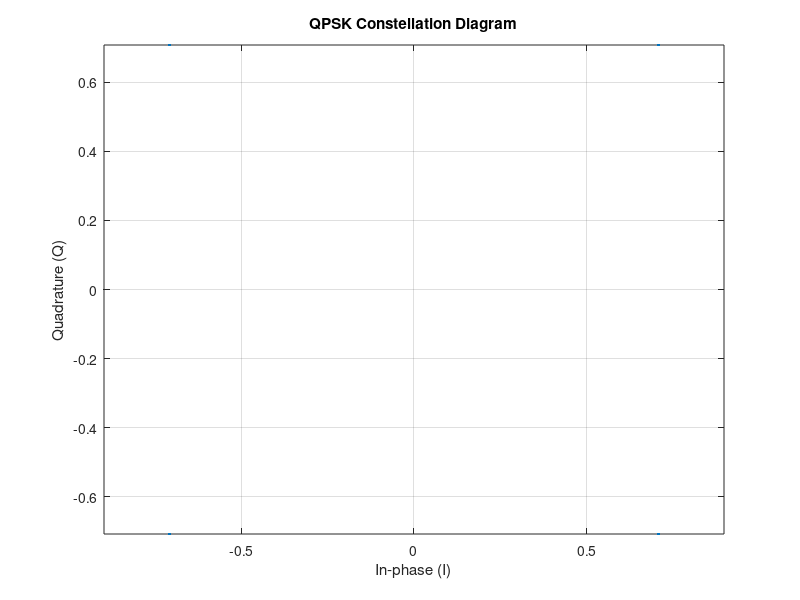

Source code (MATLAB):
clear
clf
% % Parameters
% num_symbols = 8; % Number of QPSK symbols
% samples_per_symbol = 32; % Sampling rate
% rolloff = 0; % Rectangular pulse shaping (no roll-off)
% symbol_rate = 1; % Symbol rate
% fc = 2e6; % Carrier frequency
% fs = samples_per_symbol * symbol_rate; % Sampling frequency
% 
% % Generate random binary data for QPSK modulation
% data = randi([0 1], 1, 2*num_symbols);
% 
% % Map binary data to QPSK symbols
% qpsk_symbols = 1/sqrt(2) * (2 * data(1:2:end) - 1 + 1i * (2 * data(2:2:end) - 1));
% 
% % Upsample symbols to desired sampling rate
% upsampled_symbols = upsample(qpsk_symbols, samples_per_symbol);
% 
% % Generate rectangular baseband pulses
% rect_pulse = ones(1, samples_per_symbol);
% 
% % Pulse shaping using convolution
% pulse_shaped_waveform = conv(upsampled_symbols, rect_pulse);
% 
% % Modulate the pulse-shaped waveform onto the subcarrier
% t = (0:length(pulse_shaped_waveform)-1) / fs; % Time vector
% subcarrier = real(pulse_shaped_waveform .* exp(1i * 2 * pi * fc * t));
% 
% % Plotting
% figure;
% 

% % Time series plot
% subplot(2, 1, 1);
% plot(t, subcarrier);
% title('QPSK Modulated Subcarrier - Time Series');
% xlabel('Time (s)');
% ylabel('Amplitude');
% grid on;
% 
% % Power spectrum plot
% subplot(2, 1, 2);
% NFFT = 2^nextpow2(length(subcarrier)); % Next power of 2 from length of y
% Y = fft(subcarrier,NFFT)/length(subcarrier);
% f = fs/2*linspace(0,1,NFFT/2+1);
% plot(f,2*abs(Y(1:NFFT/2+1)));
% title('QPSK Modulated Subcarrier - Power Spectrum');
% xlabel('Frequency (Hz)');
% ylabel('Power');
% grid on;
% 
% % Adjust plot layout
% subplot(2, 1, 1);

% % Define parameters
% num_symbols = 32;  % Number of QPSK symbols
% rolloff_factor = 0.5; % Roll-off factor for pulse shaping
% 
% % Generate random binary data for QPSK modulation
% binary_data = randi([0 1], num_symbols, 2); % 2 bits per symbol
% 
% % Map binary data to QPSK symbols
% qpsk_symbols = 2 * binary_data - 1; % Map 0 to -1, 1 to 1
% 
% % Perform QPSK modulation
% qpsk_modulated = qpsk_symbols(:,1) + 1i * qpsk_symbols(:,2);
% 
% % Plot QPSK signal on a scatter plot
% figure;
% scatter(real(qpsk_modulated), imag(qpsk_modulated), 'filled');
% xlabel('In-phase');
% ylabel('Quadrature');
% title('QPSK Signal Constellation');
% axis([-1.5 1.5 -1.5 1.5]); % Set axis limits for better visualization
% grid on;

% % Define parameters
% N = 1000; % Number of symbols
% fc = 1e6; % Carrier frequency (1 MHz)
% fs = 10e6; % Sampling frequency (10 MHz)
% T = 1/fs; % Sampling period
% t = (0:N-1)*T; % Time vector
% SNR_dB = 20; % Signal-to-Noise Ratio in dB
% 
% % Generate random binary data for QPSK modulation
% data = randi([0 1], 1, N);
% 
% % Modulation: QPSK
% s = 1/sqrt(2) * (2*data - 1) + 1j/sqrt(2) * (2*randi([0 1], 1, N) - 1); % QPSK symbols
% 
% % Upconvert to passband
% x = s .* exp(1j * 2 * pi * fc * t);
% 
% % Add Gaussian noise
% noise_power = 10^(-SNR_dB/10);
% noise = sqrt(noise_power/2) * (randn(1, N) + 1j*randn(1, N));
% received_signal = x + noise;
% 
% % Downconvert to baseband
% received_signal = received_signal .* exp(-1j * 2 * pi * fc * t);
% 
% % Demodulation: QPSK
% demodulated_data = (real(received_signal) > 0) + 1j*(imag(received_signal) > 0);
% 
% % Calculate Bit Error Rate (BER)
% errors = sum(data ~= (real(demodulated_data) > 0));
% BER = errors/N;
% 
% disp(['Bit Error Rate (BER): ', num2str(BER)]);
% QPSK symbol generation using complex exponentials
% 



% % Number of symbols
% num_symbols = 1000;
% 
% % Generate random binary data for QPSK modulation
% data = randi([0 1], 1, 2*num_symbols);
% 
% % Convert binary data to QPSK symbols
% qpsk_symbols = zeros(1, num_symbols);
% 
% for i = 1:num_symbols
%     % Map binary pairs to complex symbols
%     if data(2*i-1) == 0 && data(2*i) == 0
%         qpsk_symbols(i) = 1/sqrt(2) * exp(1i*pi/4); % 00 -> (1 + j)
%     elseif data(2*i-1) == 0 && data(2*i) == 1
%         qpsk_symbols(i) = 1/sqrt(2) * exp(1i*3*pi/4); % 01 -> (-1 + j)
%     elseif data(2*i-1) == 1 && data(2*i) == 0
%         qpsk_symbols(i) = 1/sqrt(2) * exp(1i*7*pi/4); % 10 -> (1 - j)
%     else
%         qpsk_symbols(i) = 1/sqrt(2) * exp(1i*5*pi/4); % 11 -> (-1 - j)
%     end
% end
% 
% % Plot the constellation diagram of QPSK symbols
% scatterplot(qpsk_symbols);
% xlabel('In-phase');
% ylabel('Quadrature');
% title('QPSK Constellation Diagram');
% 
% % Display generated QPSK symbols
% disp('Generated QPSK symbols:');
% disp(qpsk_symbols);
% Define the number of symbols
num_symbols = 32;

% Generate random bits for QPSK modulation
bits = randi([0, 1], 1, 2*num_symbols);

% Convert bits to symbols
symbols = bi2de(reshape(bits, 2, []).', 'left-msb');

% Map symbols to constellation points
constellation = exp(1j * pi/4 * (2*symbols + 1));

% Plot constellation diagram
figure;
scatterplot(constellation);
title('QPSK Constellation Diagram');
xlabel('In-phase (I)');
ylabel('Quadrature (Q)');
grid on;
axis equal;
